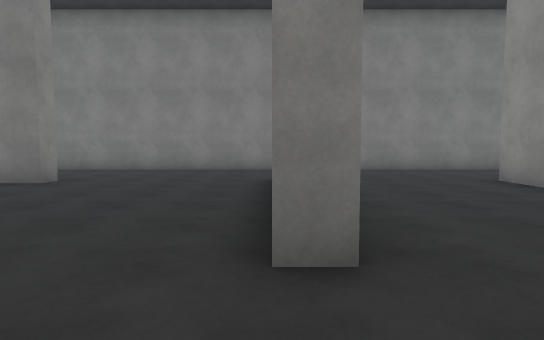
view 1 (above)

18 first-person views from a walk through a scene from a Unity 3-D project. The camera is 1.4 m above the floor, tilts 4° down and sees 75° across. The floor is counted in squares, 2 m on a side. Each view is taken from the middle of a square. On the plan, view 1 faces up. The plan holds only what a view shows up to about 11 squares ahead; the rest is blank. The player character is not drawn. Surface patterns are stand-ins for the level's own textures.

view 2
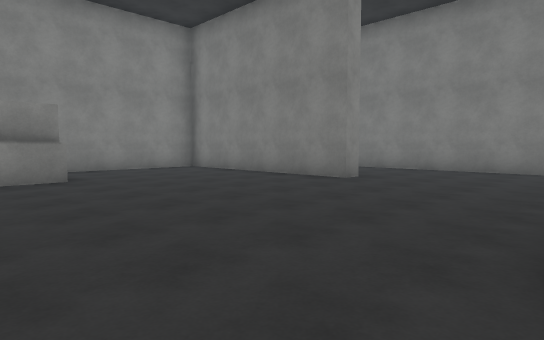

view 3
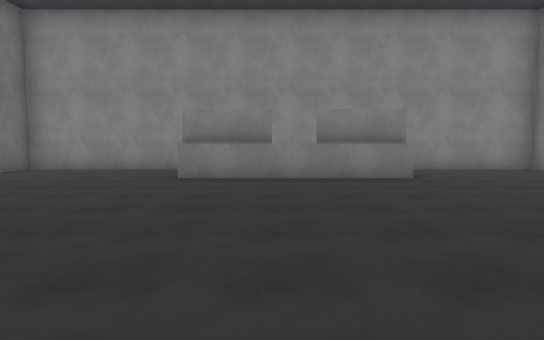

view 4
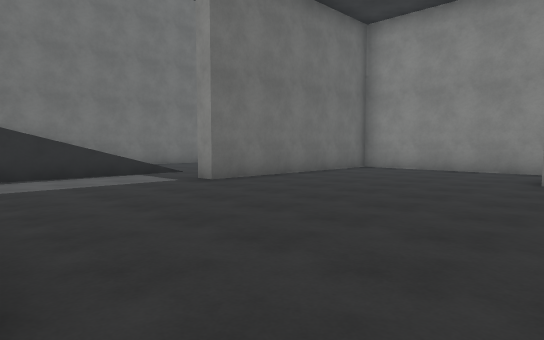

view 5
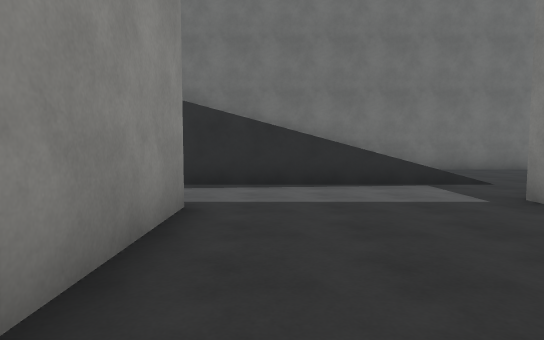

view 6
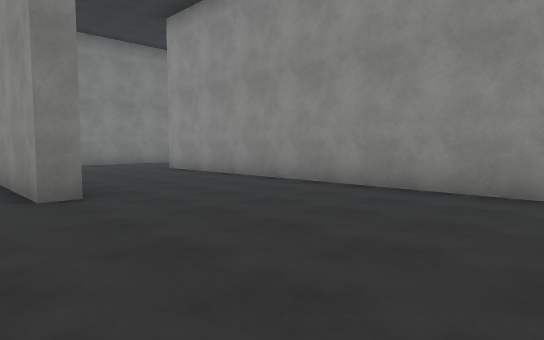

view 7
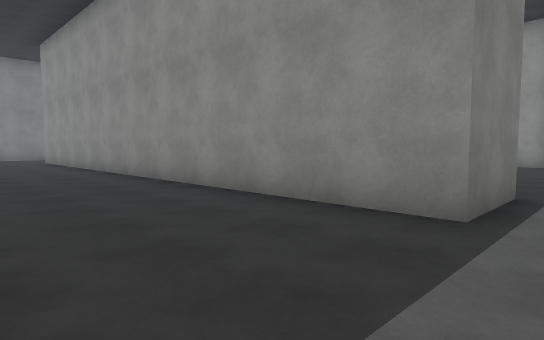

view 8
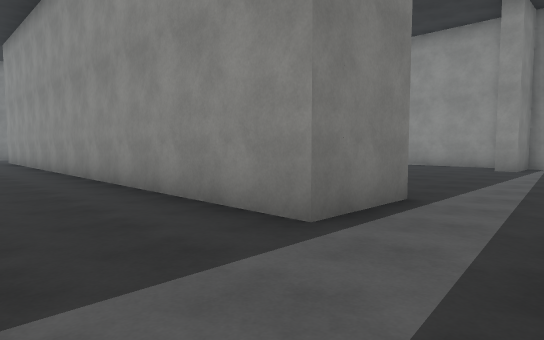

view 9
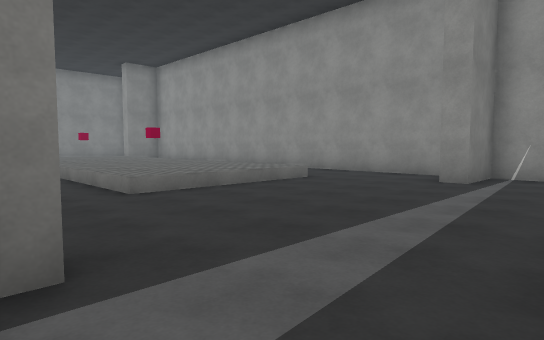

view 10
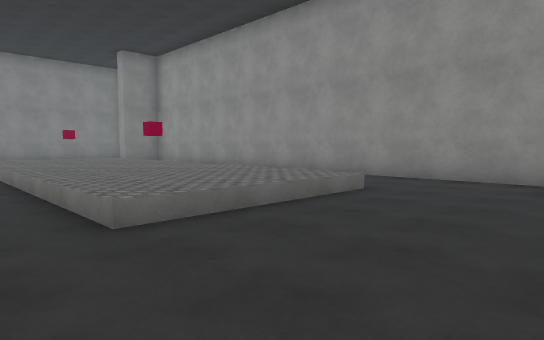

view 11
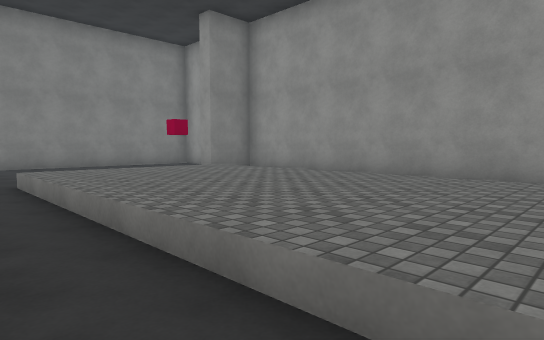

view 12
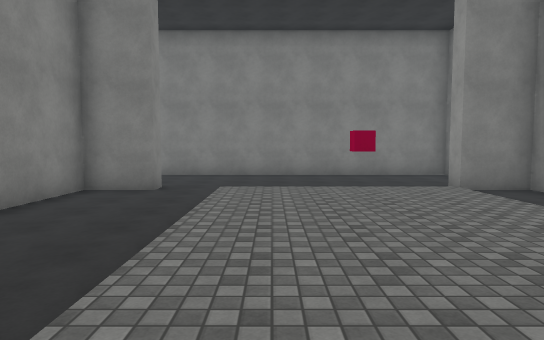

view 13
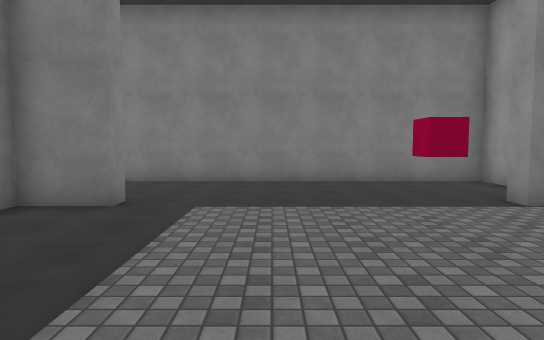

view 14
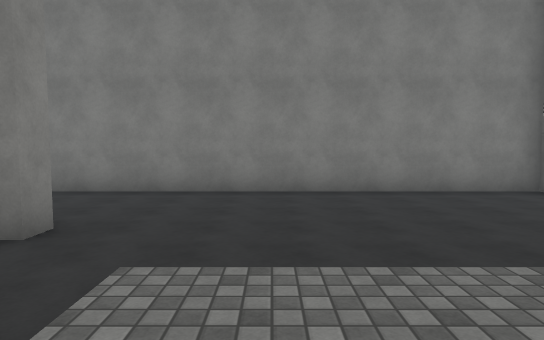

view 15
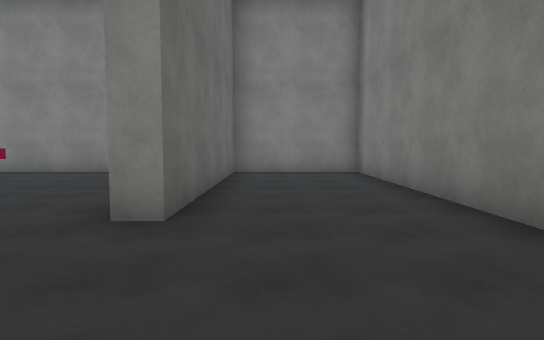

view 16
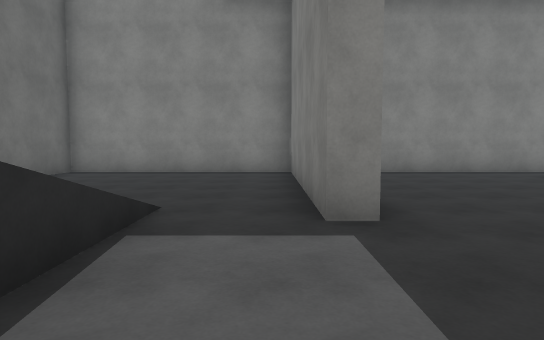

view 17
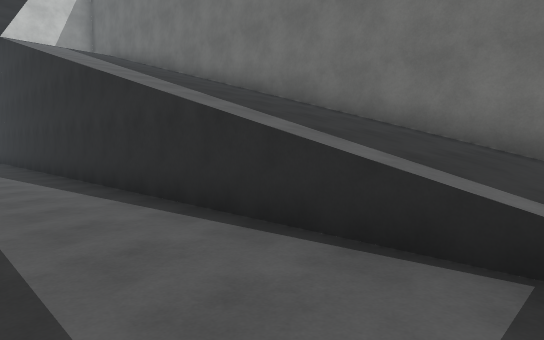

view 18
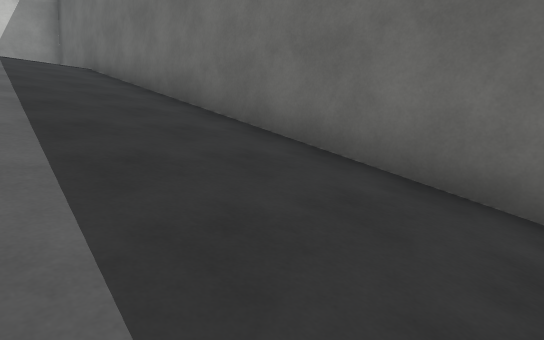

### Floor plan
Key: @ floor where view 1 was taken; # wall or solid block; . main floor; : floor 0.5 m higher than the main floor; + floor 9 m higher than the main floor; / step, stairs or slope; ^ raised ledge; O other object.
Columns run from 11 left of view 1 to 15 right of it. Each row starts with its distance up from view 1.
 11 ############  #############
 10 #...........  ............#
  9 #........... .............#
  8 #........... .............#
  7 #######....  ...##......###
  6 #..........  ...#.........#
  5 #..........#....#../////..#
  4 #..........#....#../:::/  #
  3 #..........#....#../:::/  #
  2 #..#............#../:::/  #
  1 #.O#............# ./:::/  #
  0 #  ^.......@....# ./:::/  #
 -1 #  #............# ./:::/  #
 -2 #. #............# ./:::/  #
 -3 #..^............#  /:::/  #
 -4 #..........  ...# ./:::/..#
 -5 #..........#....# ./////..#
 -6 #..........#....# ........#
 -7 #..........#....# ........#
 -8 #######.........##......###
 -9 #.........................#
-10 #.....//////////////..
-11 #.....///////////////
-12 #...../////////////////
-13 #.....  ///////////////+  #
-14 #.....  ///////////////+  #
-15 ##########################

Positions as (right, up) in squares from view 1, and headings:
1: (0, 0), facing up
2: (0, 0), facing up-left
3: (0, -1), facing left
4: (0, -2), facing down-left
5: (-1, -4), facing down
6: (-1, -3), facing up-right
7: (1, -9), facing up-right
8: (2, -10), facing up-right
9: (6, -10), facing up-right
10: (7, -8), facing up-right
11: (7, -2), facing up-right
12: (9, -1), facing up
13: (9, 1), facing up
14: (9, 3), facing up
15: (-1, 8), facing left
16: (-1, -9), facing left
17: (-4, -8), facing down-right
18: (2, -11), facing down-right
